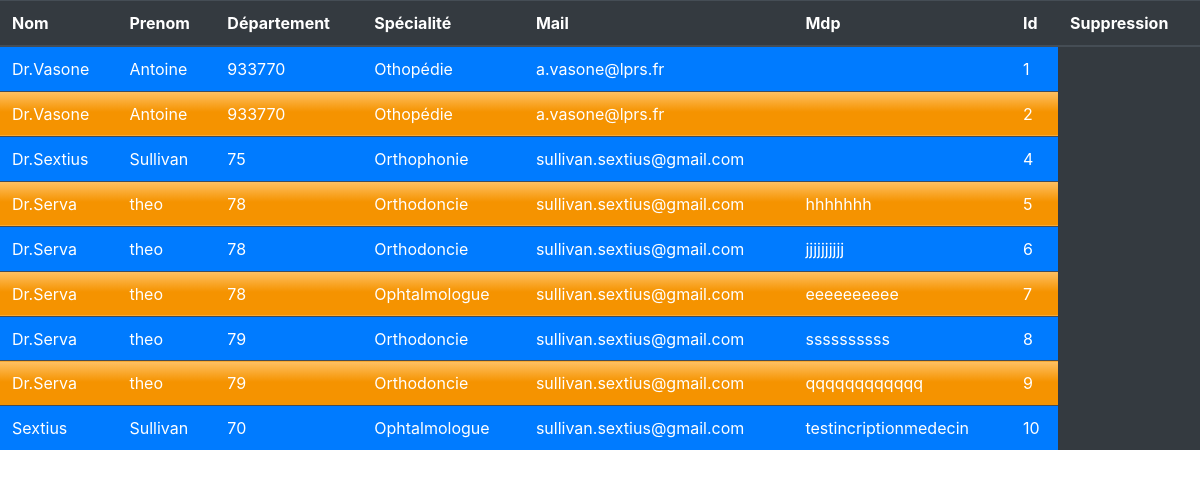
Page /traitement/traitement_vue_donnee_medecin.php on the committed database.
### tables this page shows
CREATE TABLE `medecin` (
  `id` int(11) NOT NULL,
  `nom` varchar(40) NOT NULL,
  `prenom` varchar(40) NOT NULL,
  `departement` varchar(40) NOT NULL,
  `specialite` varchar(40) NOT NULL,
  `mail` varchar(40) NOT NULL,
  `mdp` varchar(40) NOT NULL,
  `image_profil` text NOT NULL
);

### traitement/traitement_vue_donnee_medecin.php (the view, shortened to what this page needs)
<link rel="stylesheet" href="https://cdn.jsdelivr.net/npm/bootstrap@4.5.3/dist/css/bootstrap.min.css">
<?php
$manager = new Manager();
$db = $manager->connexion_bd();
$medecin = "SELECT nom,prenom,departement,specialite,mail,mdp,id from medecin";
$request = $db->query($medecin);
$tab_connect = $request->fetchall();
 ?>
 <table class="table table-dark">
   <thead class="">
     <tr>
       <th scope="col">Nom</th>
       <th scope="col">Prenom</th>
       <th scope="col">Département</th>
       <th scope="col">Spécialité</th>
       <th scope="col">Mail</th>
       <th scope="col">Mdp</th>
         <th scope="col">Id</th>
          <th scope="col">Suppression</th>
     </tr>
   </thead>
   <tbody>
      <?php for ($i=0; $i < count($tab_connect); $i++) {?>
         <tr>
      <?php  foreach (array_unique($tab_connect[$i]) as $key => $value) {
        if($i%2 ==0){
          $class = 'bg-primary';
        }else { $class = 'orange';}
        ?>
          <td class=<?php echo $class; ?>><?php echo $value; ?></td>
  <?php       if($key == 'id'){ echo "<td class=".$class."><a href='traitement_suppression_medecin.php?delete=$value'class='btn btn-danger'>Supprimer<a/></td>";} } ?> </tr>
   <?php if($i%6 == 0){   echo "<tr></tr>";}
      }
    ?>
   </tbody>
 </table>

### traitement/traitement_vue_donnee_medecin.php (style rules this page uses)
.orange { background: linear-gradient(180deg, #ffc164 0%, #f59300 46.12%, #f59300 97.02%); }

### rows in the picture
medecin: nom "Dr.Vasone", prenom "Antoine", departement "933770", specialite "Othopédie", mail "a.vasone@lprs.fr", id "1"
medecin: nom "Dr.Vasone", prenom "Antoine", departement "933770", specialite "Othopédie", mail "a.vasone@lprs.fr", id "2"
medecin: nom "Dr.Sextius", prenom "Sullivan", departement "75", specialite "Orthophonie", mail "sullivan.sextius@gmail.com", id "4"
medecin: nom "Dr.Serva", prenom "theo", departement "78", specialite "Orthodoncie", mail "sullivan.sextius@gmail.com", mdp "hhhhhhh", id "5"
medecin: nom "Dr.Serva", prenom "theo", departement "78", specialite "Orthodoncie", mail "sullivan.sextius@gmail.com", mdp "jjjjjjjjjj", id "6"
medecin: nom "Dr.Serva", prenom "theo", departement "78", specialite "Ophtalmologue", mail "sullivan.sextius@gmail.com", mdp "eeeeeeeeee", id "7"
medecin: nom "Dr.Serva", prenom "theo", departement "79", specialite "Orthodoncie", mail "sullivan.sextius@gmail.com", mdp "ssssssssss", id "8"
medecin: nom "Dr.Serva", prenom "theo", departement "79", specialite "Orthodoncie", mail "sullivan.sextius@gmail.com", mdp "qqqqqqqqqqqq", id "9"
medecin: nom "Sextius", prenom "Sullivan", departement "70", specialite "Ophtalmologue", mail "sullivan.sextius@gmail.com", mdp "testincriptionmedecin", id "10"
